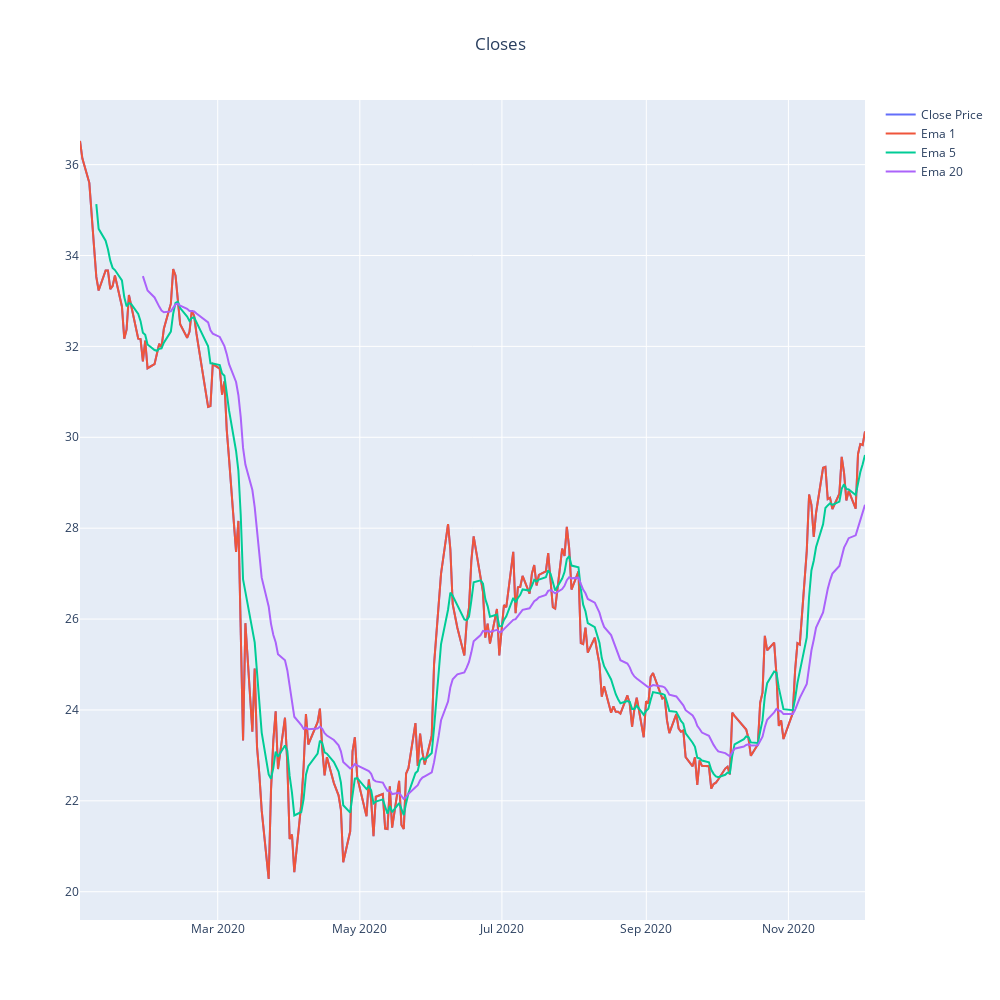

The code cell stored with this chart in its notebook:
### Code cell
fig = make_subplots(rows=1, cols=1)

fig.add_trace(go.Scatter(
    x=close.index, y=close, name='Close Price'
), row=1, col=1)

fig.add_trace(go.Scatter(
    x=ema_1.index, y=ema_1, name='Ema 1'
), row=1, col=1)

fig.add_trace(go.Scatter(
    x=ema_5.index, y=ema_5, name='Ema 5'
), row=1, col=1)

fig.add_trace(go.Scatter(
    x=ema_20.index, y=ema_20, name='Ema 20'
), row=1, col=1)

fig.update_layout(height=1000, width=1000, title_text="Closes", title_x=0.5)
fig.show()

### Figure 1 — Plotly figure (JSON) as saved in the notebook; plotly's stock layout.template omitted (floating-point values rounded to 4 significant figures; data arrays with more than 128 entries replaced by an {"elided": "..."} marker saying what was removed)
{"data": [{"name": "Close Price", "type": "scatter", "x": {"elided": "233 str values"}, "xaxis": "x", "y": {"elided": "233 float values"}, "yaxis": "y"}, {"name": "Ema 1", "type": "scatter", "x": {"elided": "233 str values"}, "xaxis": "x", "y": {"elided": "233 float values"}, "yaxis": "y"}, {"name": "Ema 5", "type": "scatter", "x": {"elided": "233 str values"}, "xaxis": "x", "y": {"elided": "233 float values"}, "yaxis": "y"}, {"name": "Ema 20", "type": "scatter", "x": {"elided": "233 str values"}, "xaxis": "x", "y": {"elided": "233 float values"}, "yaxis": "y"}], "layout": {"height": 1000, "title": {"text": "Closes", "x": 0.5}, "width": 1000, "xaxis": {"anchor": "y", "domain": [0, 1]}, "yaxis": {"anchor": "x", "domain": [0, 1]}}}
